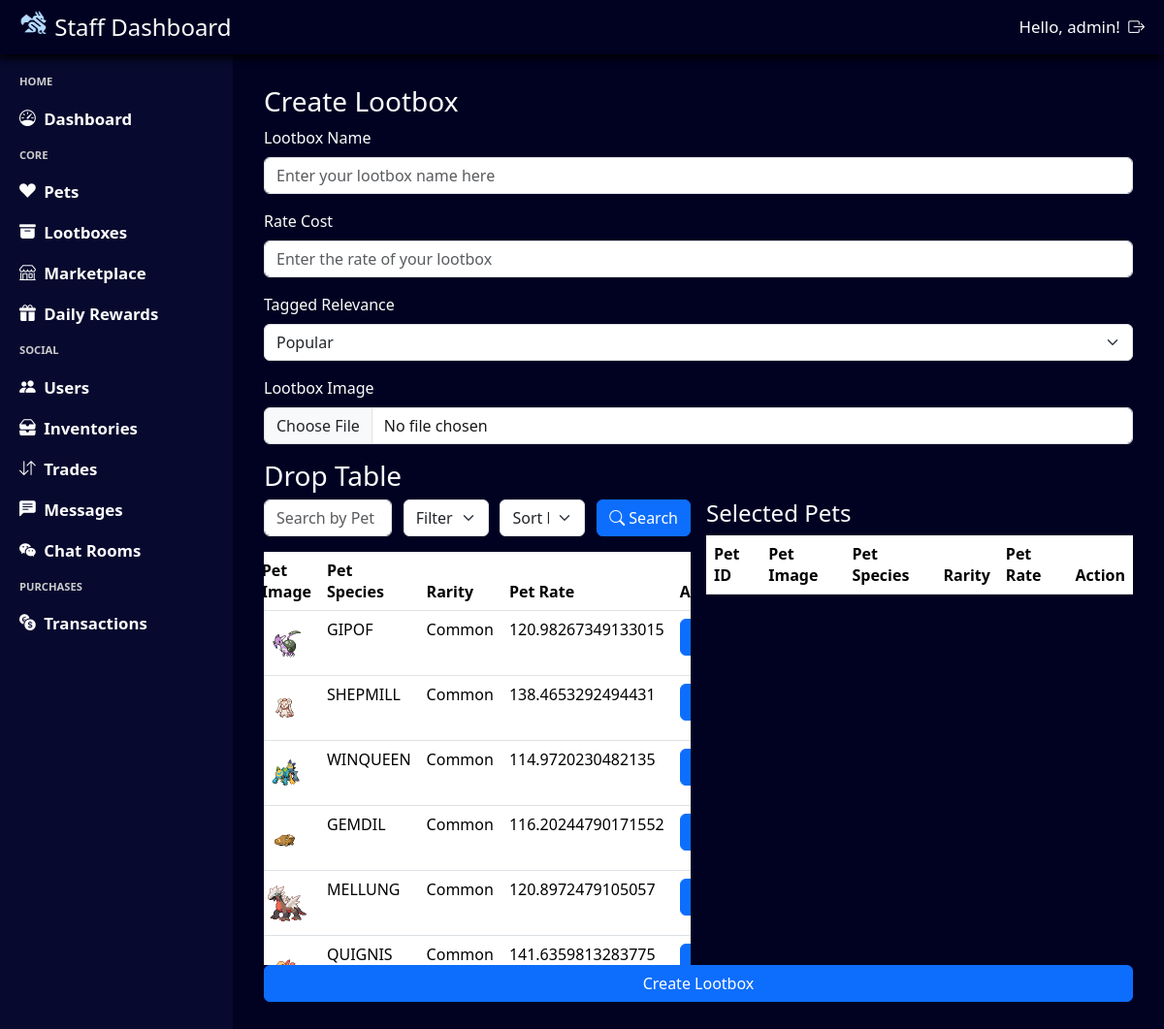
The page /staff/lootboxes/add/ (signed in) on the database its author committed.
### inventory/models.py (models this page shows, shortened)
class Pet(models.Model):
    class Rarity(models.IntegerChoices):
        COMMON = 0, 'Common'
        UNCOMMON = 1, 'Uncommon'
        RARE = 2, 'Rare'
        MYTHICAL = 3, 'Mythical'
        LEGENDARY = 4, 'Legendary'
    pet_rate = models.FloatField(null=True, blank=True)
    pet_species = models.CharField(max_length=50)
    rarity = models.IntegerField(choices=Rarity.choices)
    pet_image = models.ImageField(upload_to='pets/', null=True, blank=True)

### admin_system/views.py (the view, shortened to what this page needs)
# urls.py: path('lootboxes/add/', views.lootbox_add_view, name='lootboxes_add'),
@login_required(login_url='admin_login')
@user_passes_test(login_url='admin_login', test_func=is_staff)
def lootbox_add_view(request):
    query = request.GET.get('search', '')
    filter_by = request.GET.get('filter', '')
    sort_by = request.GET.get('sort', '')
    pets = Pet.objects.all()
    if sort_by == 'descending':
        pets = pets.reverse()
    paginator = Paginator(pets, 10)  # Show 10 pets per page
    page_number = request.GET.get('page')
    page_obj = paginator.get_page(page_number)
    rarity_choices = Pet.Rarity.choices
    return render(request, 'staff_lootboxes_add.html', {'page_obj': page_obj, 'rarity_choices': rarity_choices})

### admin_system/views.py (called while the page is built)
def is_staff(user):
    return user.is_staff

### base_template/context_processor.py (called while the page is built)
def profile_context(request):
    if request.user.is_authenticated:
        try:
            profile = Profile.objects.get(user = request.user)
            return {'navbar_profile': profile}
        except Profile.DoesNotExist:
            return {'navbar_profile': None}
    return {'navbar_profile': None}

### notification/context_processor.py (called while the page is built)
def notification_context(request):
    if request.user.is_authenticated:
        notifications = Notification.objects.filter(user=request.user, notif_status=Notification.Status.unread).count()
        return {'notifications': notifications}
    return {'notifications': 0}

### admin_system/templates/staff_lootboxes_add.html (shortened to what this page needs)
{% extends "staff_template.html" %}
{% load static %}
{% block css %}
    <link rel="stylesheet" href="{% static 'staff_lootboxes_add.css' %}"/>
{% endblock %}
{% block content %}
<div class="staff-lootboxes-add-container">
    <h3>Create Lootbox</h3>
    <div class="mb-3">
        <label for="lootbox_name" class="form-label">Lootbox Name</label>
        <input type="text" class="form-control" id="lootbox_name" placeholder="Enter your lootbox name here">
    </div>
    <div class="mb-3">
        <label for="rate_cost" class="form-label">Rate Cost</label>
        <input type="number" class="form-control" id="rate_cost" placeholder="Enter the rate of your lootbox">
    </div>
    <div class="mb-3">
        <label for="tagged_relevance" class="form-label">Tagged Relevance</label>
        <select class="form-select" id="tagged_relevance" name="tagged_relevance">
            <option value="popular">Popular</option>
        </select>
    </div>
    <div class="mb-3">
        <label for="image" class="form-label">Lootbox Image</label>
        <input type="file" class="form-control" id="image">
    </div>
    <h3>Drop Table</h3>
    <div class="staff-lootboxes-add-droptable">
        <div class="staff-lootboxes-add-pets">
            <form class="staff-lootboxes-add-pets-header" method="get" action="{% url 'lootboxes_add' %}">
                <div id="search-container">
                    <input type="text" name="search" class="form-control staff-lootboxes-add-pets-header-search" placeholder="Search by Pet ID or Species" aria-label="Search" aria-describedby="basic-addon1">
                </div>
                <select name="filter" class="form-select staff-lootboxes-add-pets-header-filter" aria-label="Filter">
                    <option value="pet_id" selected>Filter by: Pet ID</option>
                </select>
                <select name="sort" class="form-select staff-lootboxes-add-pets-header-sort" aria-label="Sort">
                    <option value="" selected disabled>Sort by:</option>
                </select>
                <button class="btn btn-primary staff-lootboxes-add-pets-header-button" id="staff-lootboxes-add-pets-header-button-search">
                    <i class="bi bi-search"></i>
                    Search
                </button>
            </form>
            <table class="table">
                <thead>
                    <tr>
                        <th scope="col">Pet Image</th>
                        <th scope="col">Pet Species</th>
                        <th scope="col">Rarity</th>
                        <th scope="col">Pet Rate</th>
                        <th scope="col">Action</th>
                    </tr>
                </thead>
                <tbody>
                    {% for pet in page_obj %}
                    <tr>
                        <td><img src="{{ pet.pet_image.url }}" alt="Pet Image" width="50"></td>
                        <td>{{ pet.pet_species }}</td>
                        <td>{{ pet.get_rarity_display }}</td>
                        <td>{{ pet.pet_rate }}</td>
                        <td>
                            <button type="button" class="btn btn-primary add-pet-button" data-pet-id="{{ pet.id }}" data-rarity="{{ pet.get_rarity_display|lower }}">Add</button>
                        </td>
                    </tr>
                    {% endfor %}
                </tbody>
            </table>
        </div>
        <div class="staff-lootboxes-add-result">
            <h4>Selected Pets</h4>
            <table class="table">
                <thead>
                    <tr>
                        <th scope="col">Pet ID</th>
                        <th scope="col">Pet Image</th>
                        <th scope="col">Pet Species</th>
                        <th scope="col">Rarity</th>
                        <th scope="col">Pet Rate</th>
                        <th scope="col">Action</th>
                    </tr>
                </thead>
            </table>
        </div>
    </div>
    <button id="create-lootbox-button" class="btn btn-primary">Create Lootbox</button>
</div>
{% endblock %}

### admin_system/templates/staff_template.html (shortened to what this page needs)
{% load static %}
<html>
    <head>
        <link rel="stylesheet" type="text/css" href="{% static 'staff_template.css' %}">
        <link rel="stylesheet" href="https://cdn.jsdelivr.net/npm/bootstrap@5.3.3/dist/css/bootstrap.min.css">
        <link rel="stylesheet" href="https://cdn.jsdelivr.net/npm/bootstrap-icons@1.11.3/font/bootstrap-icons.min.css">
        {% block css %}{% endblock %}
    </head>
    <body>
        <div class = "staff-template-container">
            <div class = "staff-template-navbar">
                <div class = "staff-template-navbar-title">
                    <img src="{% static 'logo-light.png' %}" alt="Logo" width="30" height="24" class="d-inline-block align-text-top">
                    Staff Dashboard
                </div>
                <div class = "staff-template-navbar-auth">
                    Hello, {{ user.username }}!
                    <a class = "staff-template-navbar-auth-item" href="{% url "staff_logout" %}">
                        <i class="bi bi-box-arrow-right"></i>
                    </a>
                </div>
            </div>
            <div class = "staff-template-left">
                HOME
                <a class = "staff-template-left-item" href="{% url 'staff_dashboard' %}">
                    <i class="bi bi-speedometer"></i>Dashboard
                </a>
                CORE
                <a class = "staff-template-left-item" href="{% url 'staff_pets' %}">
                    <i class="bi bi-suit-heart-fill"></i>Pets
                </a>
                <a class = "staff-template-left-item"  href="{% url 'staff_lootboxes' %}">
                    <i class="bi bi-archive-fill"></i>Lootboxes
                </a>
                <a class = "staff-template-left-item"  href="{% url 'staff_marketplace' %}">
                    <i class="bi bi-shop"></i>Marketplace
                </a>
                <a class = "staff-template-left-item"  href="{% url 'query_staff_rewards' %}">
                    <i class="bi bi-gift-fill"></i>Daily Rewards
                </a>
                SOCIAL
                <a class = "staff-template-left-item" href="{% url 'staff_users' %}">
                    <i class="bi bi-people-fill"></i>Users
                </a>
                <a class = "staff-template-left-item" href="{% url 'query_inventory' %}">
                    <i class="bi bi-inboxes-fill"></i>Inventories
                </a>
                <a class = "staff-template-left-item" href="{% url 'query_trades' %}">
                    <i class="bi bi-arrow-down-up"></i>Trades
                </a>
                <a class = "staff-template-left-item" href="{% url 'query_chats' %}">
                    <i class="bi bi-chat-left-text-fill"></i>Messages
                </a>
                <a class = "staff-template-left-item" href="{% url 'query_chat_rooms' %}">
                    <i class="bi bi-wechat"></i>Chat Rooms
                </a>
                PURCHASES
                <a class = "staff-template-left-item" href="{% url 'staff_transactions' %}">
                    <i class="bi bi-currency-exchange"></i>Transactions
                </a>
            </div>
            <div class = "staff-template-content">
                {% block content %}
                {% endblock %}
            </div>
        </div>
    </body>
</html>

### base_template/static/staff_template.css (style rules this page uses)
* { box-sizing: border-box; color: #fdfdfd; }
html, body { height: 100%; margin: 0; overflow: hidden; }
.staff-template-container { background-color: #010222; height: 100dvh; width: 100dvw; display: grid; grid-template-columns: 0.25fr 1fr; grid-template-rows: 56px 1fr; grid-template-areas: "navbar navbar" "sidebar main-content"; }
.staff-template-container { grid-area: main-content; width: 100%; height: 100%; overflow-y: auto; }
.staff-template-navbar { grid-area: navbar; background-color: #010222; display: flex; align-items: center; justify-content: space-between; padding: 0 20px; font-size: 1.5em; font-weight: 500; gap: 0.5em; filter: drop-shadow(-1px 4px 4px #000000); }
.staff-template-navbar-auth { display: flex; gap: 0.5em; align-items: center; font-size: 0.7em; font-weight: medium; }
.staff-template-left { grid-area: sidebar; background-color: #07092E; display: flex; flex-direction: column; align-items: left; padding: 20px; gap: 1.5em; color: #CCCCCC; font-size: 0.7em; font-weight: 600; }
.staff-template-left-item { display: flex; gap: 0.5em; align-items: center; font-size: 1.5em; }
a { color: #fdfdfd !important; text-decoration: none !important; }
select option { color: #1a1a1a !important; }

### base_template/static/staff_lootboxes_add.css (style rules this page uses)
.staff-lootboxes-add-container { width: 100%; height: calc(100vh - 56px); display: flex; flex-direction: column; padding: 2em; overflow-y: auto; }
.staff-lootboxes-add-container input { width: 100%; color: #1a1a1a; }
.staff-lootboxes-add-droptable { height: 30em; display: grid; grid-template-columns: 1fr 1fr; grid-template-rows: 1fr; gap: 1em; grid-template-areas: "pet result"; }
.staff-lootboxes-add-pets { grid-area: pet; display: flex; flex-direction: column; align-items: center; height: 100%; overflow-y: auto; }
.staff-lootboxes-add-result { grid-area: result; height: 100%; overflow-y: auto; }
.staff-lootboxes-add-pets-header { width: 100%; display: flex; justify-content: space-between; align-items: center; height: 2em; height: 3em; }
#search-container { width: 30%; }
.staff-lootboxes-add-pets-header-filter { width: 20%; }
.staff-lootboxes-add-pets-header-sort { width: 20%; }

### rows shown on the page
Pet: pet_image (picture), pet_species "GIPOF", rarity "Common", pet_rate "120.98267349133015"
Pet: pet_image (picture), pet_species "SHEPMILL", rarity "Common", pet_rate "138.4653292494431"
Pet: pet_image (picture), pet_species "WINQUEEN", rarity "Common", pet_rate "114.9720230482135"
Pet: pet_image (picture), pet_species "GEMDIL", rarity "Common", pet_rate "116.20244790171552"
Pet: pet_image (picture), pet_species "MELLUNG", rarity "Common", pet_rate "120.8972479105057"
Pet: pet_image (picture), pet_species "QUIGNIS", rarity "Common", pet_rate "141.6359813283775"

### other values the page prints
{{ user.username }} "admin"
